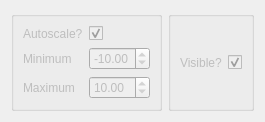
            <widget class="QWidget" name="rightAxisTab">
             <property name="enabled">
              <bool>false</bool>
             </property>
             <attribute name="title">
              <string>Right</string>
             </attribute>
             <layout class="QGridLayout" name="gridLayout_19">
              <item row="0" column="0">
               <widget class="QGroupBox" name="groupBox_7">
                <property name="title">
                 <string/>
                </property>
                <layout class="QGridLayout" name="gridLayout_16">
                 <item row="2" column="1">
                  <widget class="QDoubleSpinBox" name="plotRightAxisMinimum">
                   <property name="enabled">
                    <bool>false</bool>
                   </property>
                   <property name="minimum">
                    <double>-99.989999999999995</double>
                   </property>
                   <property name="maximum">
                    <double>99.989999999999995</double>
                   </property>
                   <property name="value">
                    <double>-10.000000000000000</double>
                   </property>
                  </widget>
                 </item>
                 <item row="3" column="1">
                  <widget class="QDoubleSpinBox" name="plotRightAxisMaximum">
                   <property name="enabled">
                    <bool>false</bool>
                   </property>
                   <property name="minimum">
                    <double>-99.989999999999995</double>
                   </property>
                   <property name="value">
                    <double>10.000000000000000</double>
                   </property>
                  </widget>
                 </item>
                 <item row="3" column="0">
                  <widget class="QLabel" name="label_36">
                   <property name="text">
                    <string>Maximum</string>
                   </property>
                  </widget>
                 </item>
                 <item row="2" column="0">
                  <widget class="QLabel" name="label_37">
                   <property name="text">
                    <string>Minimum</string>
                   </property>
                  </widget>
                 </item>
                 <item row="1" column="0">
                  <widget class="QLabel" name="label_38">
                   <property name="text">
                    <string>Autoscale?</string>
                   </property>
                  </widget>
                 </item>
                 <item row="1" column="1">
                  <widget class="QCheckBox" name="plotRightAxisAutoscale">
                   <property name="text">
                    <string/>
                   </property>
                   <property name="checked">
                    <bool>true</bool>
                   </property>
                  </widget>
                 </item>
                </layout>
               </widget>
              </item>
              <item row="0" column="1">
               <widget class="QGroupBox" name="groupBox_8">
                <property name="title">
                 <string/>
                </property>
                <layout class="QGridLayout" name="gridLayout_17">
                 <item row="0" column="0">
                  <widget class="QLabel" name="label_39">
                   <property name="text">
                    <string>Visible?</string>
                   </property>
                  </widget>
                 </item>
                 <item row="0" column="1">
                  <widget class="QCheckBox" name="plotRightAxisVisible">
                   <property name="enabled">
                    <bool>false</bool>
                   </property>
                   <property name="text">
                    <string/>
                   </property>
                   <property name="checked">
                    <bool>true</bool>
                   </property>
                  </widget>
                 </item>
                </layout>
               </widget>
              </item>
             </layout>
            </widget>
